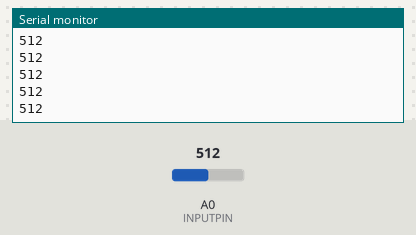
This sketch was run on a simulated Arduino Uno, built with avr-gcc and run on an emulated ATmega328P. Parts: the last lines printed to the serial monitor. The test bench sets the inputs (shaded band); at power-on: A0 (INPUTPIN) = 512.

Above: at 1.2 s.
1.3 s: A0 (INPUTPIN) set to 716
At 1.31 s:
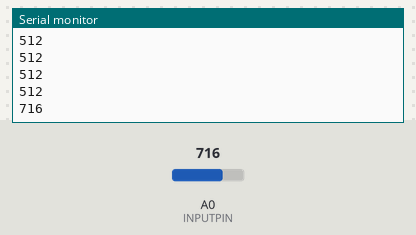
2.8 s: A0 (INPUTPIN) set to 900
At 2.81 s:
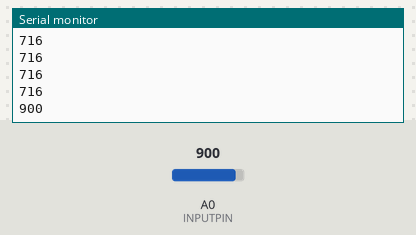
Timing chart, 0 to 5.8 s (numbered marks = the images above; inputs shaded):
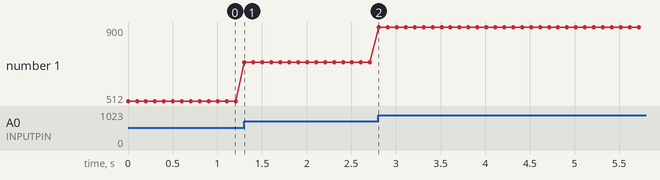

Measured:
- after the input at 1.3 s, the serial monitor: prints a new line at once (image 1)
- after the input at 2.8 s, the serial monitor: prints a new line at once (image 2)
- plotted number 1: 512 → 716 after the input at 1.3 s, 716 → 900 after the input at 2.8 s

The sketch:

sensorflexion.ino
```cpp
//Constantes:
//  + pin de input del sensor de flexion
//  + delay entre mediciones
#define INPUTPIN A0
#define DELAY 100

void setup() {
  //inicializacion de la terminal serie
  Serial.begin(9600);
}

void loop() {
  //obtener voltaje
  int medicion = analogRead(INPUTPIN);
  //imprimir distancia por puerto serie: para hacer plotting o leerlo
  Serial.println(medicion);
  //esperar DELAY ms
  delay(DELAY);
}
```
